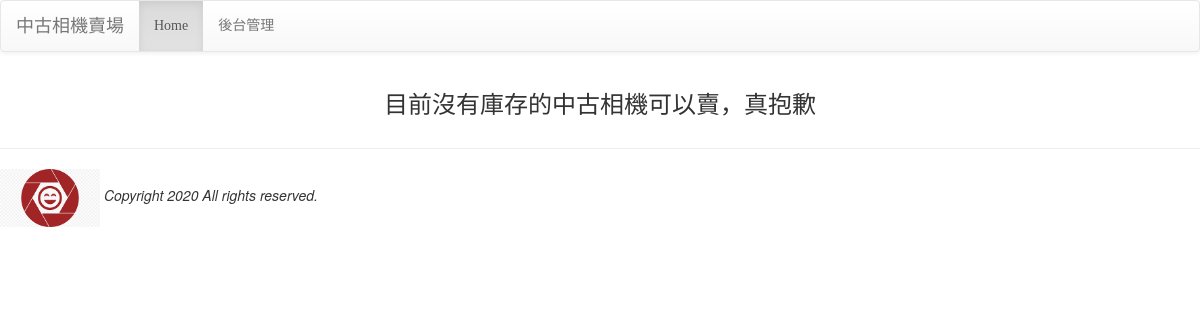
The app's page /, older data.
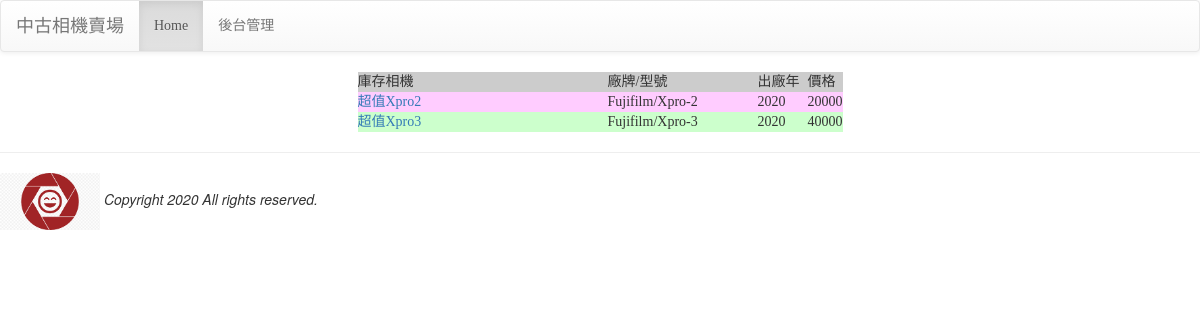
The same page, newer data.
### mysite/models.py (models this page shows, shortened)
class Product(models.Model):
    pmodel = models.ForeignKey(PModel, on_delete=models.CASCADE, verbose_name='型號')
    nickname = models.CharField(max_length=15, default='超值Xpro3', verbose_name='摘要')
    description = models.TextField(default='暫無說明')
    year = models.PositiveIntegerField(default=2020, verbose_name='出廠年份')
    price = models.PositiveIntegerField(default=0, verbose_name='價格')

class PModel(models.Model):
    maker = models.ForeignKey(Maker, on_delete=models.CASCADE)
    name = models.CharField(max_length=20)
    url = models.URLField(default='https://imgur.com/TQTfGiA')  #說明此規格的網址
    def __str__(self):
        return self.name

class Maker(models.Model):
    name = models.CharField(max_length=10)
    country = models.CharField(max_length=10)

### mysite/views.py (the view)
# urls.py: path('', views.index),
def index(request):
    products = models.Product.objects.all()
    return render(request, 'index.html', locals())

### mysite/templates/index.html (shortened to what this page needs)
{% extends "base.html" %}
{% block content %}
<div class='container' align=center>
	{% for p in products %}
	{% if forloop.first %}
	<table>
	    <tr bgcolor='#cccccc'>
	        <td width=250>庫存相機</td>
	        <td width=150>廠牌/型號</td>
	        <td width=50>出廠年</td>
	        <td>價格</td></tr>
	{% endif %}
	    <tr bgcolor='{% cycle "#ffccff" "ccffcc" %}'>
	        <td><a href='{% url "detail-url" p.id %}'>{{ p.nickname }}</a></td>
	        <td>{{ p.pmodel.maker.name }}/{{ p.pmodel }}</td>
	        <td>{{ p.year  }}</td>
	        <td align=right>{{ p.price }}</td>
	    </tr>
	{% if forloop.last %}
	</table>
	{% endif %}
	{% empty %}
	<h3>目前沒有庫存的中古相機可以賣，真抱歉</h3>
	{% endfor %}
</div>
{% endblock %}

### mysite/templates/base.html (shortened to what this page needs)
<!DOCTYPE html>
<html>
<head>
<link rel="stylesheet" href="https://maxcdn.bootstrapcdn.com/bootstrap/3.3.6/css/bootstrap.min.css">
<link rel="stylesheet" href="https://maxcdn.bootstrapcdn.com/bootstrap/3.3.6/css/bootstrap-theme.min.css">
</head>
<body>
{% include "header.html" %}
{% block content %}{% endblock %}
{% include "footer.html" %}
</body>
</html>

### mysite/templates/header.html
<nav class='navbar navbar-default'>
    <div class='container-fluid'>
        <div class='navbar-header'>
            <div class='navbar-brand' align=center>
                中古相機賣場
            </div>
        </div>
        <ul class='nav navbar-nav'>
            <li class='active'><a href='/'>Home</a></li>
            <li><a href='/admin'>後台管理</a></li>
        </ul>
    </div>
</nav>

### mysite/templates/footer.html
<hr>
{% load static %}
<img src="{% static "images/logo.png" %}" width=100>
<em>Copyright 2020 All rights reserved.</em>

### mysite/templates/base.html (style rules this page uses)
h1, h2, h3, h4, h5, p, div { font-family: 微軟正黑體; }

Row changes from the older to the newer data that the page shows:
added Product: shows "庫存相機", nickname "超值Xpro2", pmodel.maker.name "Fujifilm", pmodel "Xpro-2", year "2020", price "20000"
added Product: nickname "超值Xpro3", pmodel.maker.name "Fujifilm", pmodel "Xpro-3", year "2020", price "40000"
Text that changed along with them:
text no longer shown: "目前沒有庫存的中古相機可以賣，真抱歉"
